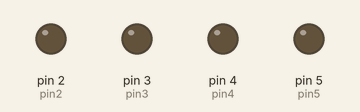
Recording of a sketch running on a simulated Arduino Uno, built with avr-gcc and run on an emulated ATmega328P. On the bench: output pins drawn as LEDs (lit = HIGH).

Above: at 0.5 s.
At 2.5 s:
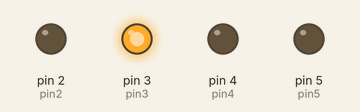
At 4.5 s:
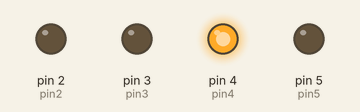
At 9.5 s:
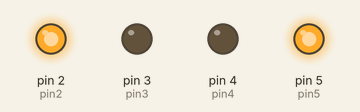
At 14.5 s:
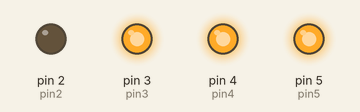
At 19.5 s:
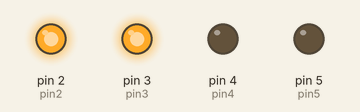
Timing chart, 0 to 20.8 s (numbered marks = the images above):
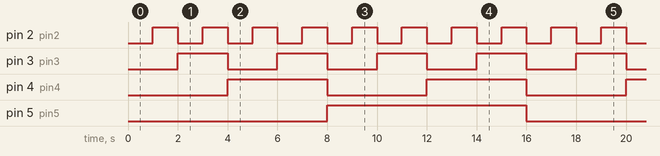

The sketch:

LED_binarycounter_1.ino
```cpp
int pin2= 2;
int pin3 = 3;
int pin4= 4;
int pin5= 5;
int waittime= 1000;

int j= HIGH;
int k= LOW;
int x, y, z, a;
int save_y, save_z, save_a;


void setup() {
  // put your setup code here, to run once:
pinMode (pin2, OUTPUT);
pinMode (pin3, OUTPUT);
pinMode (pin4, OUTPUT);
pinMode (pin5, OUTPUT);
}

void loop() {
  // put your main code here, to run repeatedly:


y=LOW;
z=LOW;
a=LOW;

for(int i=1; ;i++){

if (i%2==0)
{
  x=j;
}
else{
  x=k;
}

if (x==HIGH&y==LOW)
save_y=j;
else if(x==j&y==j)
save_y=k;

// else save_y=k;

if(x&y==HIGH&z==LOW)
save_z=j;
else if (x&y==HIGH&z==HIGH)
save_z=k;
// else save_z=k;

if(x&y&z==HIGH&a==LOW)
save_a=j;
else if (x&y&z&a==HIGH)
save_a=k;
// else save_a=k;

digitalWrite(pin2, x);
digitalWrite(pin3, y);
digitalWrite(pin4, z);
digitalWrite(pin5, a);
delay(waittime);

y=save_y;
z=save_z;
a=save_a;
}


}
```

Measured:
- by itself, pin 2 (pin2): alternates HIGH for 1.0 s and LOW for 1.0 s
- by itself, pin 3 (pin3): alternates HIGH for 2.0 s and LOW for 2.0 s
- by itself, pin 4 (pin4): alternates HIGH for 4.0 s and LOW for 4.0 s
- by itself, pin 5 (pin5): alternates HIGH for 8.0 s and LOW for 8.0 s
